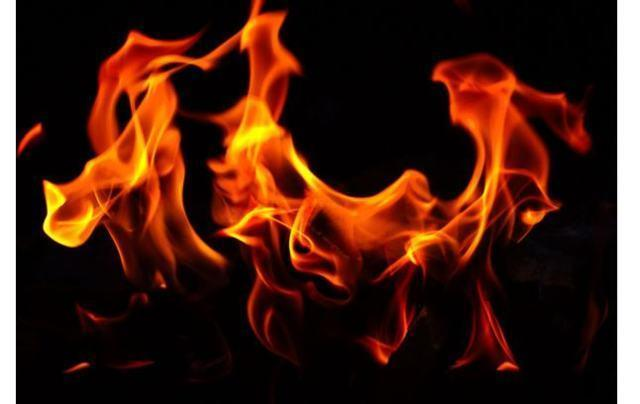
#> input picture fire.jpg, 640 x 404 px
$ python test.py
#> lines starting #> are read from the running program, lines starting #| are printed output that depends on the picture; after the words box and inside, x2 and y2 are one past the last pixel; in counts of white or black regions, pixels touching at a corner belong together
import cv2
import numpy as np

video_file = "fire.jpg"


while True:
    frame = cv2.imread(video_file)
#> frame is the input picture: shape (404, 640, 3); mean B, G, R 19.2, 31.9, 69

    blur = cv2.GaussianBlur(frame, (21, 21), 0)
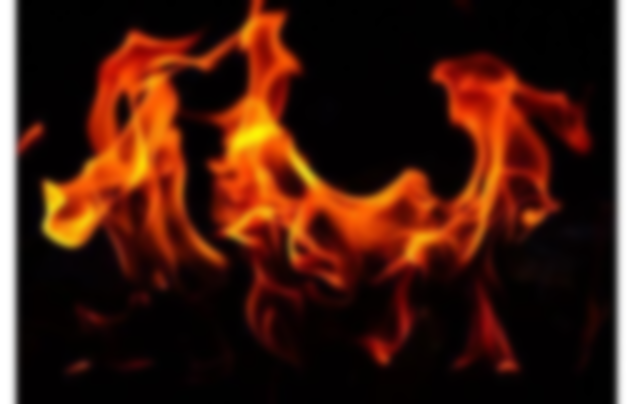
#> blur: shape (404, 640, 3); mean B, G, R 19.2, 31.9, 69
    hsv = cv2.cvtColor(blur, cv2.COLOR_BGR2HSV)
#> hsv: shape (404, 640, 3); mean H, S, V 49.2, 182.9, 69

    lower = np.array([1, 50, 50], dtype="uint8")
    upper = np.array([9, 255, 255], dtype="uint8")
    mask = cv2.inRange(hsv, lower, upper)
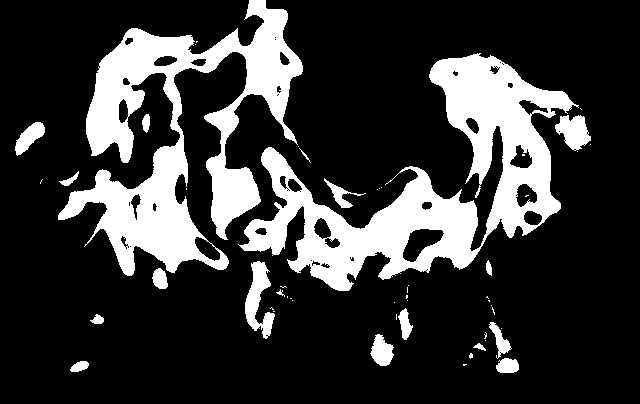
#> mask: shape (404, 640); 21.4% white; 53 white regions (34 under 20 px), largest, box (x1, y1, x2, y2) and area: (238, 53, 579, 291) 25681, (58, 0, 303, 276) 24501, (245, 261, 275, 339) 1142

    output = cv2.bitwise_and(frame, hsv, mask=mask)
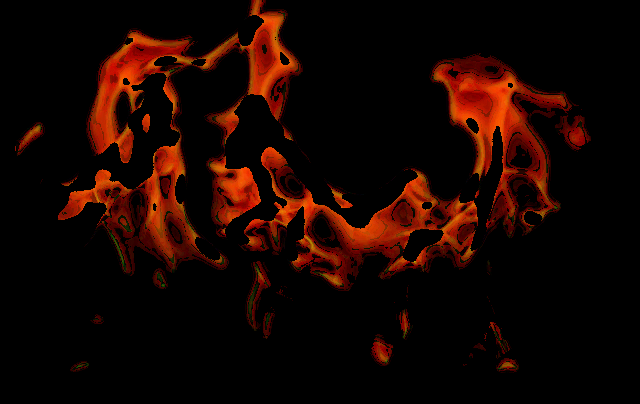
#> output: shape (404, 640, 3); mean B, G, R 0.3, 5.3, 24.2
    cv2.imshow("output", output)
    if cv2.waitKey(1) & 0xFF == ord('q'):
#> (key q is pressed here)
        break

cv2.destroyAllWindows()
